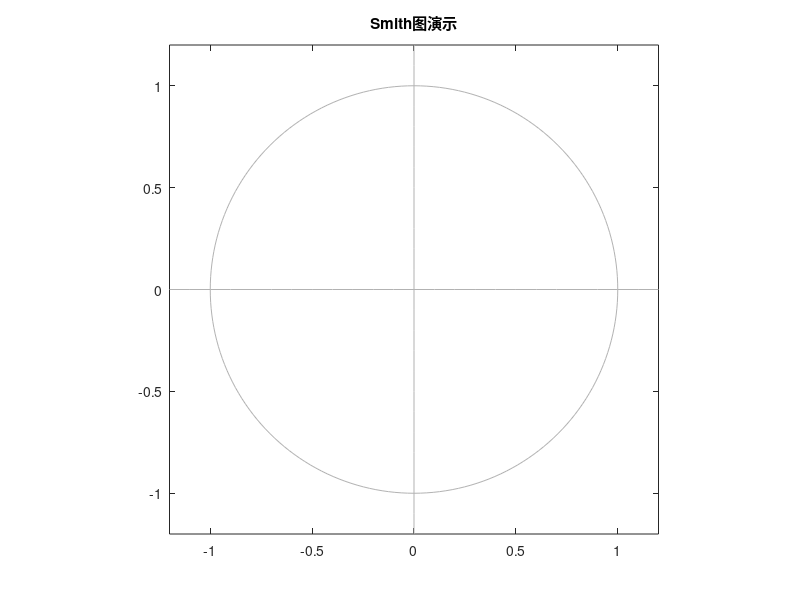

MATLAB code to generate this figure: (Note: this script raises an error after producing the figure.)
function smithInit()
% 注：此函数画的是背景，所有线条颜色为淡灰色，即RGB[0.7 0.7 0.7]
clear; clc; %close;
figure(1);
% 画单位圆
theta = 0: pi/100: 2*pi;
r = 1;
x = r * cos(theta);
y = r * sin(theta);
plot(x, y, 'Color', [0.7 0.7 0.7]);
title('Smith图演示');
axis equal;
axis([-1.2 1.2 -1.2 1.2]);
hold on;
% 画中心线
x = -1.2: 0.1: 1.2; y = x; y(:) = 0;
plot(x, y, 'Color', [0.7 0.7 0.7]);
hold on;
y = -1.2: 0.1: 1.2; x = y; x(:) = 0;
plot(x, y, 'Color', [0.7 0.7 0.7])
hold on;
% 画几个等电阻圆
plotCofR(1, 0);
plotCofR(3, 0);
plotCofR(0.3, 0);
% 画几个等电抗圆
plotCofX(0.2, 0); plotCofX(-0.2, 0);
plotCofX(0.5, 0); plotCofX(-0.5, 0);
plotCofX(1, 0); plotCofX(-1, 0);
plotCofX(2, 0); plotCofX(-2, 0);
end